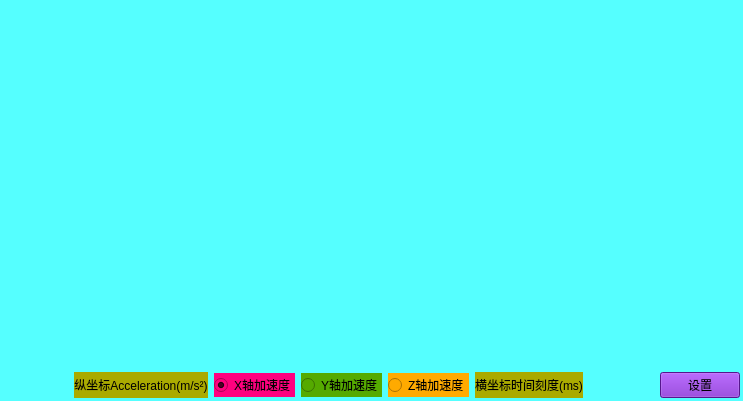
<?xml version="1.0" encoding="UTF-8"?>
<ui version="4.0">
 <class>CruvePlotWidget</class>
 <widget class="QWidget" name="CruvePlotWidget">
  <property name="geometry">
   <rect>
    <x>0</x>
    <y>0</y>
    <width>743</width>
    <height>401</height>
   </rect>
  </property>
  <property name="windowTitle">
   <string>CruvePlotWidget</string>
  </property>
  <property name="styleSheet">
   <string notr="true">background-color: rgb(85, 255, 255);</string>
  </property>
  <layout class="QGridLayout" name="gridLayout_4">
   <property name="leftMargin">
    <number>3</number>
   </property>
   <property name="topMargin">
    <number>3</number>
   </property>
   <property name="rightMargin">
    <number>3</number>
   </property>
   <property name="bottomMargin">
    <number>3</number>
   </property>
   <property name="spacing">
    <number>0</number>
   </property>
   <item row="0" column="0">
    <layout class="QGridLayout" name="gridLayout_3" rowstretch="100,5">
     <item row="0" column="0">
      <widget class="QCustomPlot" name="qCustomPlot" native="true"/>
     </item>
     <item row="1" column="0">
      <layout class="QGridLayout" name="gridLayout" columnstretch="20,10,40,10,20,0">
       <item row="0" column="1">
        <widget class="QLabel" name="label">
         <property name="styleSheet">
          <string notr="true">background-color: rgb(170, 170, 0);</string>
         </property>
         <property name="text">
          <string>纵坐标Acceleration(m/s²)</string>
         </property>
         <property name="alignment">
          <set>Qt::AlignCenter</set>
         </property>
        </widget>
       </item>
       <item row="0" column="4">
        <spacer name="horizontalSpacer_2">
         <property name="orientation">
          <enum>Qt::Horizontal</enum>
         </property>
         <property name="sizeHint" stdset="0">
          <size>
           <width>40</width>
           <height>20</height>
          </size>
         </property>
        </spacer>
       </item>
       <item row="0" column="0">
        <spacer name="horizontalSpacer">
         <property name="orientation">
          <enum>Qt::Horizontal</enum>
         </property>
         <property name="sizeHint" stdset="0">
          <size>
           <width>40</width>
           <height>20</height>
          </size>
         </property>
        </spacer>
       </item>
       <item row="0" column="2">
        <layout class="QGridLayout" name="gridLayout_2">
         <item row="0" column="1">
          <widget class="QRadioButton" name="radioButton_2">
           <property name="styleSheet">
            <string notr="true">background-color: rgb(85, 170, 0);</string>
           </property>
           <property name="text">
            <string>Y轴加速度</string>
           </property>
          </widget>
         </item>
         <item row="0" column="2">
          <widget class="QRadioButton" name="radioButton_3">
           <property name="styleSheet">
            <string notr="true">background-color: rgb(255, 170, 0);</string>
           </property>
           <property name="text">
            <string>Z轴加速度</string>
           </property>
          </widget>
         </item>
         <item row="0" column="0">
          <widget class="QRadioButton" name="radioButton">
           <property name="layoutDirection">
            <enum>Qt::LeftToRight</enum>
           </property>
           <property name="styleSheet">
            <string notr="true">background-color: rgb(255, 0, 127);</string>
           </property>
           <property name="text">
            <string>X轴加速度</string>
           </property>
           <property name="checked">
            <bool>true</bool>
           </property>
          </widget>
         </item>
        </layout>
       </item>
       <item row="0" column="3">
        <widget class="QLabel" name="label_2">
         <property name="styleSheet">
          <string notr="true">background-color: rgb(170, 170, 0);</string>
         </property>
         <property name="text">
          <string>横坐标时间刻度(ms)</string>
         </property>
         <property name="alignment">
          <set>Qt::AlignCenter</set>
         </property>
        </widget>
       </item>
       <item row="0" column="5">
        <widget class="QPushButton" name="SetButton">
         <property name="styleSheet">
          <string notr="true">background-color: rgb(120, 31, 197);</string>
         </property>
         <property name="text">
          <string>设置</string>
         </property>
        </widget>
       </item>
      </layout>
     </item>
    </layout>
   </item>
  </layout>
 </widget>
 <layoutdefault spacing="6" margin="11"/>
 <customwidgets>
  <customwidget>
   <class>QCustomPlot</class>
   <extends>QWidget</extends>
   <header location="global">qcustomplot.h</header>
   <container>1</container>
  </customwidget>
 </customwidgets>
 <resources/>
 <connections/>
</ui>
